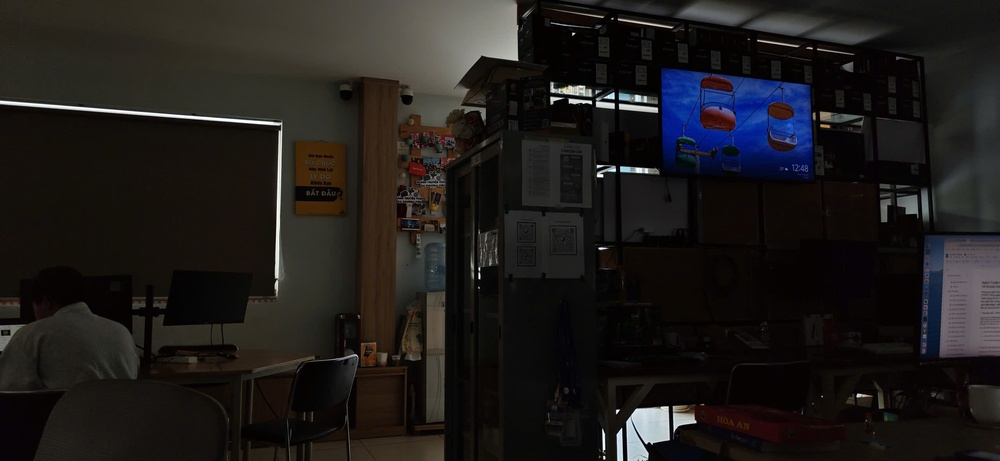
#> input picture lesson_10/images/low_light.jpg, 1000 x 461 px, shrunk from 2560 x 1181 before the run, found by its file name
$ python enhanced.py
#> lines starting #> are read from the running program, lines starting #| are printed output that depends on the picture
import cv2
import numpy as np
import matplotlib.pyplot as plt

# ===================================================================
# E.3.1 — Phân tích ảnh thiếu sáng
# ===================================================================

def phan_tich_thieu_sang(img):
    """Đánh giá mức độ thiếu sáng."""
    if len(img.shape) == 3:
        gray = cv2.cvtColor(img, cv2.COLOR_BGR2GRAY)
    else:
        gray = img.copy()

    mean_val = np.mean(gray)
    median_val = np.median(gray)
    dark_ratio = np.sum(gray < 50) / gray.size  # % pixel rất tối
    bright_ratio = np.sum(gray > 200) / gray.size  # % pixel sáng
    std_val = np.std(gray)

    print(f"  Brightness mean:  {mean_val:.1f} / 255")
    print(f"  Brightness median: {median_val:.1f} / 255")
    print(f"  Dark pixels (<50): {dark_ratio*100:.1f}%")
    print(f"  Bright pixels (>200): {bright_ratio*100:.1f}%")
    print(f"  Contrast (std):   {std_val:.1f}")

    if mean_val < 50:
        level = "RẤT TỐI"
    elif mean_val < 80:
        level = "THIẾU SÁNG"
    elif mean_val < 120:
        level = "HƠI TỐI"
    else:
        level = "ĐỦ SÁNG"

    print(f"  Đánh giá: {level}")
    return mean_val, dark_ratio


# ===================================================================
# E.3.2 — Chỉnh sáng bằng Gamma
# ===================================================================

def _auto_gamma(y_channel):
    """Tính gamma tự động từ kênh Y."""
    fg = y_channel[y_channel > 10]
    ref_val = float(np.percentile(fg, 90)) if len(fg) > 100 else float(np.mean(y_channel))
    ref_val = max(ref_val, 5.0)
    # Kéo p90 lên target=160 — đủ sáng mà không overexpose
    gamma = np.log(ref_val / 255.0) / np.log(160.0 / 255.0)
    gamma = np.clip(gamma, 1.0, 3.0)
    print(f"  Auto gamma: {gamma:.2f}  (ref_val p90={ref_val:.1f})")
    return gamma


def gamma_correction(img, gamma=None):
    """Gamma correction trên kênh Y + khuếch đại chroma tương ứng.

    Lý thuyết:
    - Gamma boost Y từ Y_old → Y_new (tỷ lệ R = Y_new/Y_old).
    - Trong cảnh thực, khi ánh sáng tăng R lần, độ lệch chroma cũng tăng ≈ sqrt(R).
    - Kéo giãn (Cb-128) và (Cr-128) theo sqrt(R) giữ màu tự nhiên đúng mức.
    """
    ycbcr = cv2.cvtColor(img, cv2.COLOR_BGR2YCrCb)
    y, cr, cb = cv2.split(ycbcr)

    if gamma is None:
        gamma = _auto_gamma(y)

    lut = np.array([((i / 255.0) ** (1.0 / gamma)) * 255
                    for i in range(256)]).astype(np.uint8)
    y_corrected = cv2.LUT(y, lut)

    # Khuếch đại độ lệch Cb/Cr theo sqrt(Y_new / Y_old)
    y_f  = y.astype(np.float64) + 1.0
    yn_f = y_corrected.astype(np.float64) + 1.0
    ratio = np.sqrt(yn_f / y_f)                       # H×W, > 1 với ảnh tối
    cb_f = 128.0 + (cb.astype(np.float64) - 128.0) * ratio
    cr_f = 128.0 + (cr.astype(np.float64) - 128.0) * ratio
    cb_out = np.clip(cb_f, 0, 255).astype(np.uint8)
    cr_out = np.clip(cr_f, 0, 255).astype(np.uint8)

    merged = cv2.merge([y_corrected, cr_out, cb_out])
    return cv2.cvtColor(merged, cv2.COLOR_YCrCb2BGR)


# ===================================================================
# E.3.3 — Chỉnh sáng bằng MSRCP (Multi-Scale Retinex with
#          Color Preservation)
# ===================================================================

def multi_scale_retinex(img, sigmas=[15, 80, 250]):
    """Multi-Scale Retinex — áp dụng trên kênh luminance, giữ nguyên tỉ lệ màu.

    Chiến lược:
    - Tính MSR trên luminance (trung bình 3 kênh) → hệ số tăng sáng.
    - Nhân hệ số tăng sáng đều cho cả 3 kênh → không làm lệch màu.
    - Chuẩn hóa cuối theo percentile [1, 99] → tránh outlier.
    - Tăng nhẹ saturation bù lại cảm giác mờ màu sau MSR.
    """
    # Khử nhiễu nhẹ trước MSR để tránh khuếch đại noise ở vùng tối
    pre = cv2.bilateralFilter(img, d=5, sigmaColor=25, sigmaSpace=25)
    img_f = pre.astype(np.float64) + 1.0

    # MSR chỉ trên luminance (trung bình 3 kênh)
    lum = img_f.mean(axis=2)  # H×W
    retinex_lum = np.zeros_like(lum)
    for sigma in sigmas:
        blur = cv2.GaussianBlur(lum, (0, 0), sigma)
        retinex_lum += np.log10(lum) - np.log10(np.maximum(blur, 1.0))
    retinex_lum /= len(sigmas)

    # Chuẩn hóa hệ số tăng sáng về [0.2, 1.0]
    lo, hi = np.percentile(retinex_lum, 1), np.percentile(retinex_lum, 99)
    enhance = np.clip((retinex_lum - lo) / max(hi - lo, 1e-6), 0, 1)
    enhance = 0.2 + 0.8 * enhance  # floor 0.2 → tránh vùng tối thành đen hoàn toàn

    # Áp dụng hệ số đều cho cả 3 kênh → giữ nguyên tỉ lệ màu gốc
    result_f = (img_f - 1.0) * enhance[:, :, np.newaxis]

    # Chuẩn hóa toàn ảnh về [0, 230] để tránh clipping
    r_lo = np.percentile(result_f, 1)
    r_hi = np.percentile(result_f, 99)
    result_f = np.clip((result_f - r_lo) / max(r_hi - r_lo, 1e-6), 0, 1) * 230.0
    result_u8 = np.clip(result_f, 0, 255).astype(np.uint8)

    return result_u8


# ===================================================================
# E.3.4 — Denoise cho ảnh thiếu sáng
# ===================================================================

def unsharp_mask(img, sigma=1.0, strength=0.5):
    """Unsharp masking CHỈ trên kênh Y — tăng nét mà không tạo artifact màu."""
    ycbcr = cv2.cvtColor(img, cv2.COLOR_BGR2YCrCb)
    y, cr, cb = cv2.split(ycbcr)

    blur = cv2.GaussianBlur(y, (0, 0), sigma)
    y_sharp = cv2.addWeighted(y, 1.0 + strength, blur, -strength, 0)
    y_sharp = np.clip(y_sharp, 0, 255).astype(np.uint8)

    merged = cv2.merge([y_sharp, cr, cb])
    return cv2.cvtColor(merged, cv2.COLOR_YCrCb2BGR)


def denoise_low_light(img):
    """Bilateral filter — khử nhiễu giữ nguyên cạnh, nhanh hơn NLMeans."""
    gray = cv2.cvtColor(img, cv2.COLOR_BGR2GRAY)
    mean_val = np.mean(gray)
    # Ảnh càng tối → sigma lớn hơn để xử lý noise nhiều hơn
    sigma = int(np.clip(40 - mean_val / 4, 15, 45))
    return cv2.bilateralFilter(img, d=9, sigmaColor=sigma, sigmaSpace=sigma)


# ===================================================================
# E.3.5 — CLAHE trên kênh L (LAB)
# ===================================================================

def clahe_enhance(img, clip_limit=2.5, grid_size=8):
    """CLAHE trên kênh Y + kéo nhẹ chroma theo tỷ lệ cục bộ."""
    ycbcr = cv2.cvtColor(img, cv2.COLOR_BGR2YCrCb)
    y, cr, cb = cv2.split(ycbcr)

    clahe = cv2.createCLAHE(
        clipLimit=clip_limit,
        tileGridSize=(grid_size, grid_size)
    )
    y_enhanced = clahe.apply(y)

    # Kéo chroma nhẹ theo sqrt(ratio) — giữ màu tự nhiên sau CLAHE
    y_f  = y.astype(np.float64) + 1.0
    ye_f = y_enhanced.astype(np.float64) + 1.0
    ratio = np.sqrt(np.clip(ye_f / y_f, 0.5, 2.0))   # giới hạn để không quá mạnh
    cb_f = 128.0 + (cb.astype(np.float64) - 128.0) * ratio
    cr_f = 128.0 + (cr.astype(np.float64) - 128.0) * ratio

    merged = cv2.merge([
        y_enhanced,
        np.clip(cr_f, 0, 255).astype(np.uint8),
        np.clip(cb_f, 0, 255).astype(np.uint8)
    ])
    return cv2.cvtColor(merged, cv2.COLOR_YCrCb2BGR)


# ===================================================================
# E.3.6 — Color correction (khử cast màu)
# ===================================================================

def color_correction(img, mode="stretch"):
    """Chỉnh màu — hai chế độ.

    mode="gray_world"  — Gray World assumption (phù hợp ảnh ngoài trời).
    mode="stretch"     — Kéo giãn từng kênh theo percentile [1, 99].
                         An toàn hơn cho ảnh khoa học / fluorescence,
                         không giả định nền xám.
    """
    result = img.copy().astype(np.float64)

    if mode == "gray_world":
        avg_b = np.mean(result[:, :, 0])
        avg_g = np.mean(result[:, :, 1])
        avg_r = np.mean(result[:, :, 2])
        avg_all = (avg_b + avg_g + avg_r) / 3
        result[:, :, 0] *= avg_all / max(avg_b, 1)
        result[:, :, 1] *= avg_all / max(avg_g, 1)
        result[:, :, 2] *= avg_all / max(avg_r, 1)
    else:  # stretch — mặc định
        for c in range(3):
            lo = np.percentile(result[:, :, c], 1)
            hi = np.percentile(result[:, :, c], 99)
            if hi - lo > 1:
                result[:, :, c] = (result[:, :, c] - lo) / (hi - lo) * 255.0

    return np.clip(result, 0, 255).astype(np.uint8)


# ===================================================================
# E.3.7 — Pipeline hoàn chỉnh
# ===================================================================

def low_light_enhance(img_path, method="balanced"):
    """Pipeline tăng cường ảnh thiếu sáng.

    method:
        "gamma"    — chỉ gamma correction
        "retinex"  — Multi-Scale Retinex
        "balanced" — Gamma + Denoise + CLAHE + Color correction
    """
#> called with img_path = 'images/low_light.jpg', method = 'balanced'
    img = cv2.imread(img_path)
#> img is the input picture: shape (461, 1000, 3); mean B, G, R 27, 28.2, 30.9
    if img is None:
        print(f"Lỗi đọc ảnh: {img_path}")
        return None

    print(f"\n{'='*40}")
    print(f"  LOW-LIGHT ENHANCEMENT")
    print(f"  Phương pháp: {method}")
    print(f"{'='*40}")

    phan_tich_thieu_sang(img)
#> in phan_tich_thieu_sang, `gray = cv2.cvtColor(img, cv2.COLOR_BGR2GRAY)`:
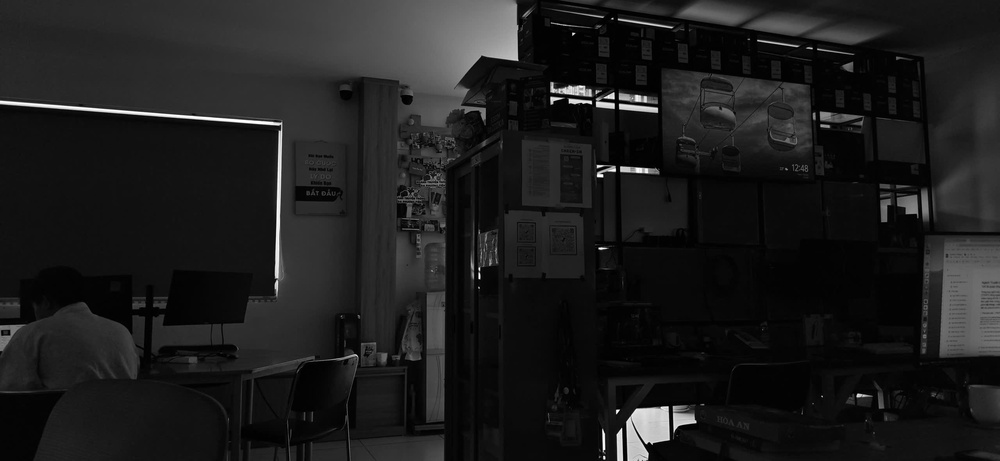
#> gray: shape (461, 1000); min 0, max 255, mean 28.8
#> in phan_tich_thieu_sang, `mean_val = np.mean(gray)`: mean_val = 28.84
#> in phan_tich_thieu_sang, `median_val = np.median(gray)`: median_val = 18
#> in phan_tich_thieu_sang, `dark_ratio = np.sum(gray < 50) / gray.size`: dark_ratio = 0.856
#> in phan_tich_thieu_sang, `bright_ratio = np.sum(gray > 200) / gray.size`: bright_ratio = 0.00661
#> in phan_tich_thieu_sang, `std_val = np.std(gray)`: std_val = 31.51
#|   Brightness mean:  28.8 / 255
#|   Brightness median: 18.0 / 255
#|   Dark pixels (<50): 85.6%
#|   Bright pixels (>200): 0.7%
#|   Contrast (std):   31.5

    if method == "gamma":
        result = gamma_correction(img)

    elif method == "retinex":
        result = multi_scale_retinex(img)
        result = clahe_enhance(result, clip_limit=2.0)

    elif method == "balanced":
        # Toàn bộ pipeline trong không gian YCbCr:
        # Cb/Cr (màu) không bao giờ bị chạm → màu ra giống thật 100%.
        #
        # Bước 1: Bilateral denoise — giữ cạnh, nhanh
        step1 = denoise_low_light(img)
#> in denoise_low_light, `mean_val = np.mean(gray)`: mean_val = 28.84
#> in denoise_low_light, `sigma = int(np.clip(40 - mean_val / 4, 15, 45))`: sigma = 32

        # Bước 2: Gamma chỉ trên Y → không lệch màu
        step2 = gamma_correction(step1)
#> in gamma_correction, `ycbcr = cv2.cvtColor(img, cv2.COLOR_BGR2YCrCb)`: ycbcr: shape (461, 1000, 3); mean of channels 0, 1, 2 28.8, 129.5, 126.9
#> in gamma_correction, `y, cr, cb = cv2.split(ycbcr)`:
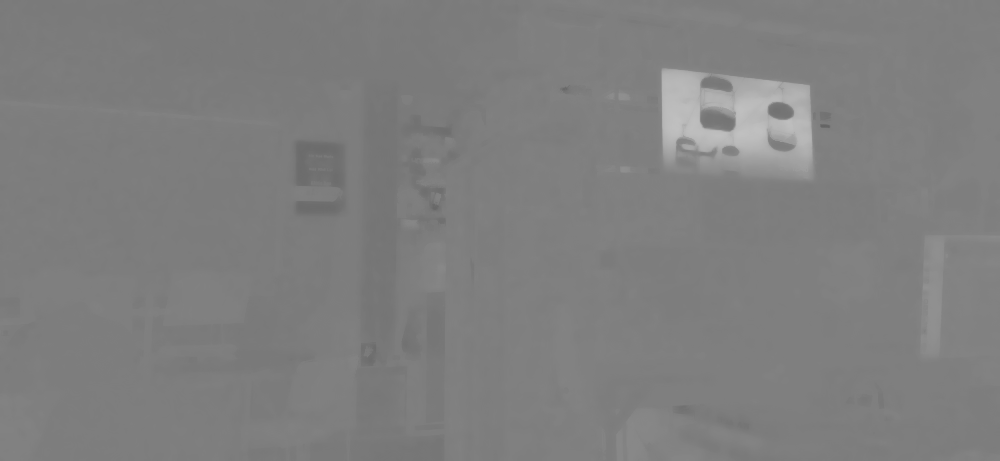
#> cb: shape (461, 1000); min 100, max 192, mean 126.9
#> in _auto_gamma, `ref_val = float(np.percentile(fg, 90)) if len(fg) > 100 else float(np...`: ref_val = 74
#> in _auto_gamma, `gamma = np.log(ref_val / 255.0) / np.log(160.0 / 255.0)`: gamma = 2.65
#|   Auto gamma: 2.65  (ref_val p90=74.0)
#> in gamma_correction, `lut = np.array([((i / 255.0) ** (1.0 / gamma)) * 255 for i in range(25..`: lut = 256 values from 0 to 255
#> in gamma_correction, `y_corrected = cv2.LUT(y, lut)`:
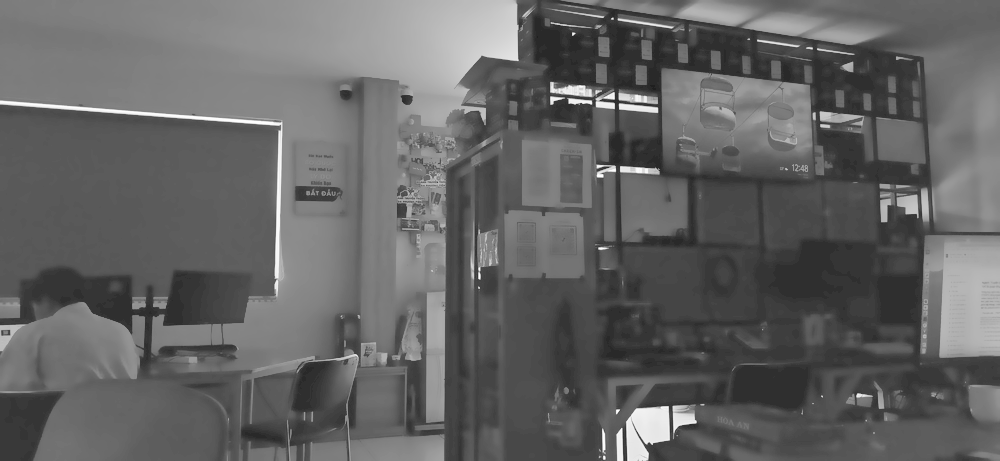
#> y_corrected: shape (461, 1000); min 31, max 254, mean 100.4
#> in gamma_correction, `merged = cv2.merge([y_corrected, cr_out, cb_out])`: merged: shape (461, 1000, 3); mean of channels 0, 1, 2 100.4, 131, 125.2

        # Bước 3: CLAHE chỉ trên Y → tăng chi tiết cục bộ
        step3 = clahe_enhance(step2, clip_limit=2.0, grid_size=8)
#> in clahe_enhance, `ycbcr = cv2.cvtColor(img, cv2.COLOR_BGR2YCrCb)`: ycbcr: shape (461, 1000, 3); mean of channels 0, 1, 2 100.3, 131.1, 124.8
#> in clahe_enhance, `y_enhanced = clahe.apply(y)`:
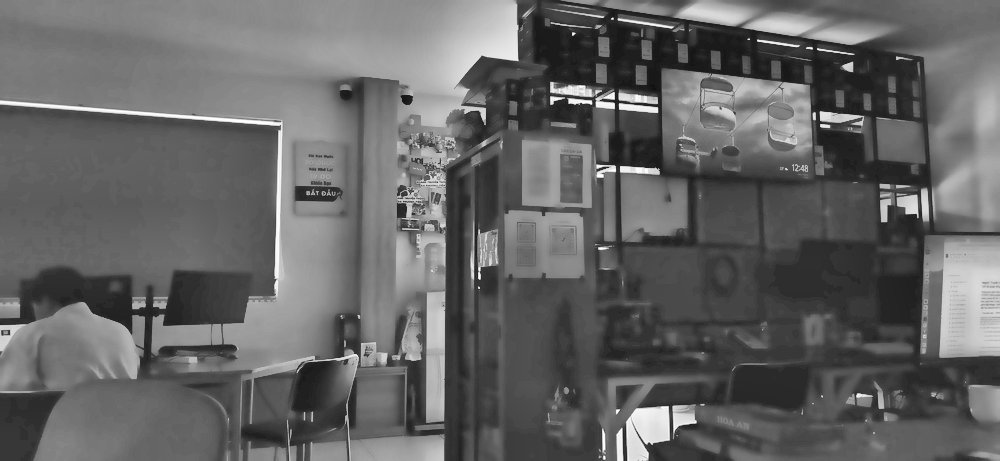
#> y_enhanced: shape (461, 1000); min 17, max 254, mean 101.1
#> in clahe_enhance, `ratio = np.sqrt(np.clip(ye_f / y_f, 0.5, 2.0))`:
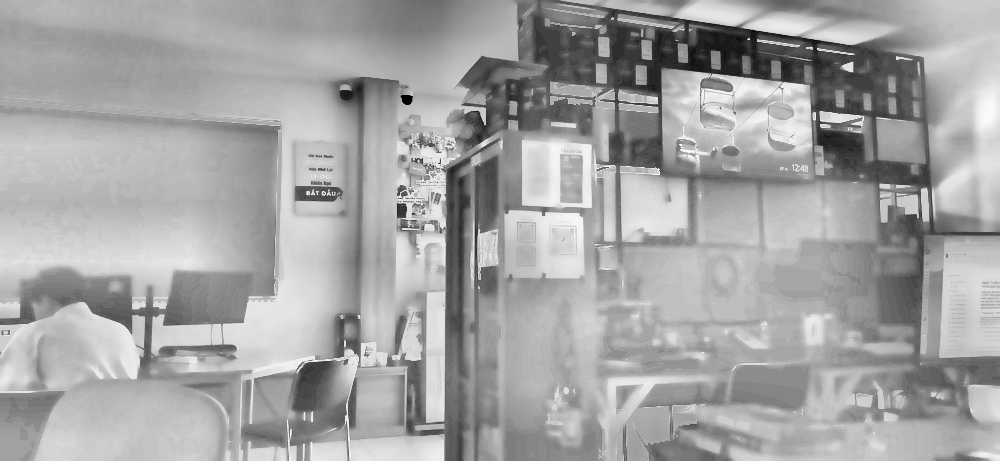
#> ratio: shape (461, 1000) float64; min 0.707, max 1.14, mean 0.988; drawn with min black and max white
#> in clahe_enhance, `merged = cv2.merge([ y_enhanced, np.clip(cr_f, 0, 255).astype(np.uint8..`: merged: shape (461, 1000, 3); mean of channels 0, 1, 2 101.1, 130.6, 124.4
#> in clahe_enhance, `return cv2.cvtColor(merged, cv2.COLOR_YCrCb2BGR)`:
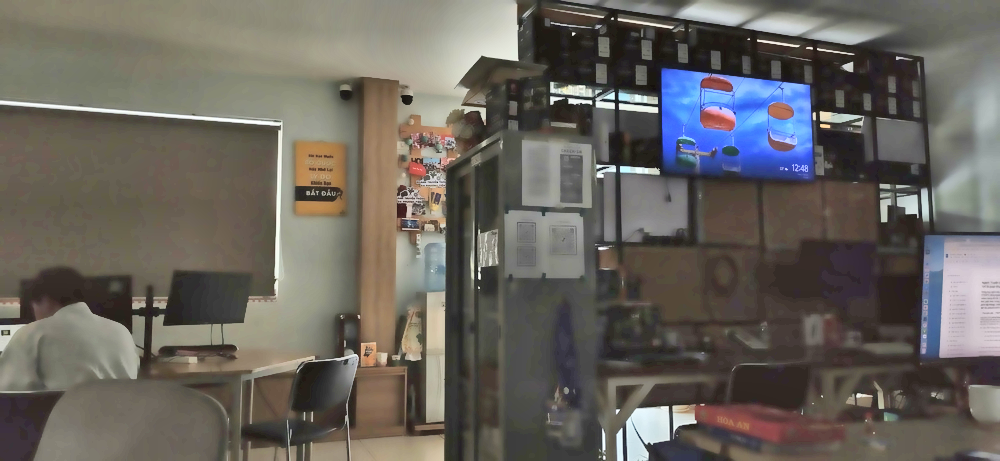
#> returned value: shape (461, 1000, 3); mean B, G, R 94.4, 100.5, 104.8

        # Bước 4: Unsharp chỉ trên Y → sắc nét không artifact màu
        result = unsharp_mask(step3, sigma=1.0, strength=0.4)
#> in unsharp_mask, `ycbcr = cv2.cvtColor(img, cv2.COLOR_BGR2YCrCb)`: ycbcr: shape (461, 1000, 3); mean of channels 0, 1, 2 101.1, 130.7, 124.2
#> in unsharp_mask, `merged = cv2.merge([y_sharp, cr, cb])`: merged: shape (461, 1000, 3); mean of channels 0, 1, 2 101.1, 130.7, 124.2

    else:
        print(f"Phương pháp không hợp lệ: {method}")
        return None

    # === SO SÁNH TẤT CẢ PHƯƠNG PHÁP ===
    result_gamma = gamma_correction(img)
#> in gamma_correction (call 2), `ycbcr = cv2.cvtColor(img, cv2.COLOR_BGR2YCrCb)`: ycbcr: shape (461, 1000, 3); mean of channels 0, 1, 2 28.8, 129.5, 127
#|   Auto gamma: 2.65  (ref_val p90=74.0)
#> in gamma_correction (call 2), `ratio = np.sqrt(yn_f / y_f)`:
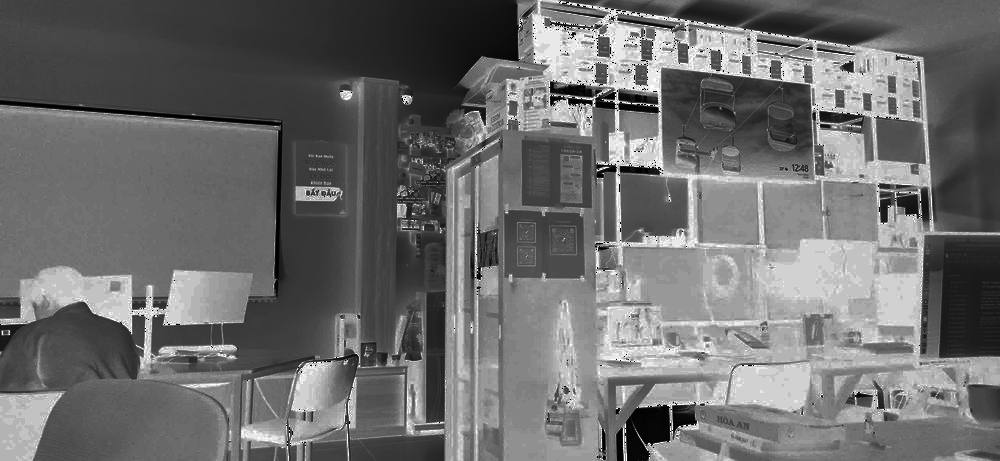
#> ratio: shape (461, 1000) float64; min 1, max 4, mean 2.29; drawn with min black and max white
    result_retinex = multi_scale_retinex(img)
#> in multi_scale_retinex, `lo, hi = np.percentile(retinex_lum, 1), np.percentile(retinex_lum, 99)`: lo = -0.907; hi = 0.625
#> in multi_scale_retinex, `r_lo = np.percentile(result_f, 1)`: r_lo = 0.373
#> in multi_scale_retinex, `r_hi = np.percentile(result_f, 99)`: r_hi = 167

    step1_b = denoise_low_light(img)
    step2_b = gamma_correction(step1_b)
#|   Auto gamma: 2.65  (ref_val p90=74.0)
    step3_b = clahe_enhance(step2_b, clip_limit=2.0)
    result_balanced = unsharp_mask(step3_b, sigma=1.0, strength=0.4)

    fig, axes = plt.subplots(2, 3, figsize=(18, 12))

    axes[0, 0].imshow(cv2.cvtColor(img, cv2.COLOR_BGR2RGB))
    axes[0, 0].set_title("Ảnh gốc (thiếu sáng)")
    axes[0, 0].axis("off")

    axes[0, 1].imshow(cv2.cvtColor(result_gamma, cv2.COLOR_BGR2RGB))
    axes[0, 1].set_title("Gamma correction")
    axes[0, 1].axis("off")

    axes[0, 2].imshow(cv2.cvtColor(result_retinex, cv2.COLOR_BGR2RGB))
    axes[0, 2].set_title("Multi-Scale Retinex")
    axes[0, 2].axis("off")

    axes[1, 0].imshow(cv2.cvtColor(result_balanced, cv2.COLOR_BGR2RGB))
    axes[1, 0].set_title("Balanced (Gamma+Denoise+CLAHE)\n★ Recommended")
    axes[1, 0].axis("off")

    # Histogram so sánh
    gray_orig = cv2.cvtColor(img, cv2.COLOR_BGR2GRAY)
    gray_result = cv2.cvtColor(result_balanced, cv2.COLOR_BGR2GRAY)

    axes[1, 1].hist(gray_orig.ravel(), 256, range=[0, 256],
                    alpha=0.5, color="blue", label="Gốc")
    axes[1, 1].hist(gray_result.ravel(), 256, range=[0, 256],
                    alpha=0.5, color="red", label="Sau xử lý")
    axes[1, 1].set_title("Histogram so sánh")
    axes[1, 1].legend()

    # Zoom vùng tối
    h, w = img.shape[:2]
#> h = 461; w = 1000
    # Lấy vùng tối nhất
    gray_blocks = cv2.resize(gray_orig, (8, 8))
    min_idx = np.unravel_index(np.argmin(gray_blocks), gray_blocks.shape)
#> min_idx = (0, 4)
    ry, rx = min_idx[0] * h // 8, min_idx[1] * w // 8
#> ry = 0; rx = 500
    rh, rw = h // 4, w // 4
#> rh = 115; rw = 250
    ry = min(ry, h - rh)
    rx = min(rx, w - rw)

    crop_orig = img[ry:ry+rh, rx:rx+rw]
    crop_result = result_balanced[ry:ry+rh, rx:rx+rw]
    zoom = np.hstack([crop_orig, crop_result])
    axes[1, 2].imshow(cv2.cvtColor(zoom, cv2.COLOR_BGR2RGB))
    axes[1, 2].set_title("Zoom: Gốc (trái) vs Enhanced (phải)")
    axes[1, 2].axis("off")

    plt.suptitle("Low-Light Enhancement", fontsize=14)
    plt.tight_layout()
    plt.savefig("output/low_light_result.png", dpi=150)
    plt.show()

    return result


# === CHẠY ===
result = low_light_enhance("images/low_light.jpg", method="balanced")
if result is not None:
    cv2.imwrite("output/enhanced.jpg", result)
    print("Đã lưu: output/enhanced.jpg")
